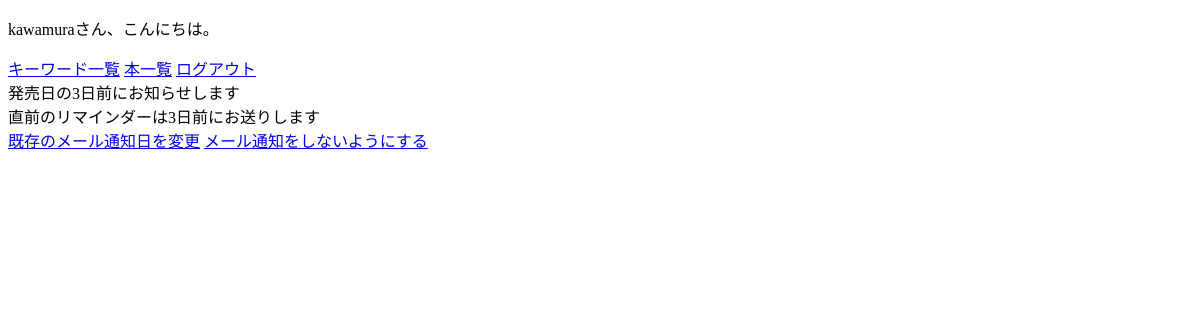
The app's page /1/send_date/ (signed in), older data.
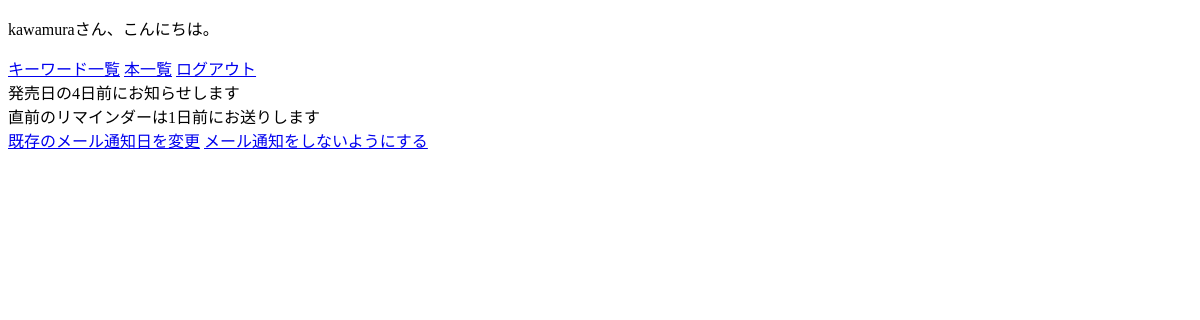
The same page, newer data.
### accounts/models.py (models this page shows)
class CustomUser(AbstractUser):
  class Meta:
    verbose_name_plural = 'CustomUser'

### hello/models.py (models this page shows)
class WhenEmail(models.Model):
  user = models.ForeignKey(CustomUser, unique=True,
  on_delete = models.CASCADE)
  date_email = models.IntegerField(default = 7,
  verbose_name = '何日前に通知しますか？')
  date_reminder = models.IntegerField(blank = True, null = True,
  verbose_name = 'リマインダーを何日前に送りますか？')
  class Meta:
    verbose_name_plural = 'WhenEmail'

### hello/views.py (the view)
# urls.py: path('<int:pk>/send_date/', views.SendDateView.as_view(),
class SendDateView(LoginRequiredMixin, generic.ListView):
  model = WhenEmail
  template_name = 'send_date.html'
  def get_queryset(self):
    when = WhenEmail.objects.filter(user = self.request.user)
    return when

### hello/templates/send_date.html (shortened to what this page needs)
{% extends "hello_base.html" %}
{% load static %}
{% block body %}
<div id="wrapper">
  <div id="page-wrapper">
    <div class="row">
      <div class="col-lg-6 full-width margin-top-20percent" >
        <div class="panel panel-default full-width">
          <div class="panel-body full-width full-height">
            {% for when in whenemail_list %}
              <div>発売日の{{ when.date_email }}日前にお知らせします</div>
              {% if when.date_reminder %}
                <div>直前のリマインダーは{{ when.date_reminder }}日前にお送りします</div>
              {% endif %}
              <a href="{% url 'hello:send_change' user.id when.pk %}">既存のメール通知日を変更</a>
              <a href="{% url 'hello:send_delete' user.id when.pk %}">メール通知をしないようにする</a>
            {% empty %}
              <div>登録されたメール通知日設定はありません。</div>
              <a href="{% url 'hello:send_set' user.pk %}">メール通知日を設定</a>
            {% endfor %}
          </div>
        </div>
      </div>
    </div>
  </div>
</div>
{% endblock %}

### hello/templates/hello_base.html (shortened to what this page needs)
<!DOCTYPE html>
<html lang="ja">
  <head>
    {% load static %}
  </head>
  <body>
    <div id="wrapper">
      <nav class="navbar navbar-default navbar-static-top manager-nav no-margin" role="navigation">
        <div class="navbar-default sidebar" role="navigation">
          <div class="sidebar-nav navbar-collapse">
              {% if user.is_authenticated %}
              <p>{{ user.username }}さん、こんにちは。</p>
                <a href="{% url 'hello:keyword_list' user.pk %}">キーワード一覧</a>
                <a href="{% url 'hello:index' %}">本一覧</a>
                <a href="{% url 'account_logout' %}">  ログアウト</a>
              {% else %}
              <p>こんにちは、来訪者さん。</p>
              <a href="{% url 'account_signup' %}"><i class="fa fa-bar-chart"></i>  新規登録 </a>
                <a href="{% url 'account_login' %}"><i class="fa fa-bar-chart"></i>  ログイン </a>
              {% endif %}
          </div>
        </div>
      </nav>
      {% block body %}
      {% endblock %}
    </div>
  </body>
</html>

Row changes from the older to the newer data that the page shows:
changed WhenEmail: date_email "3" → "4"; date_reminder "3" → "1"
